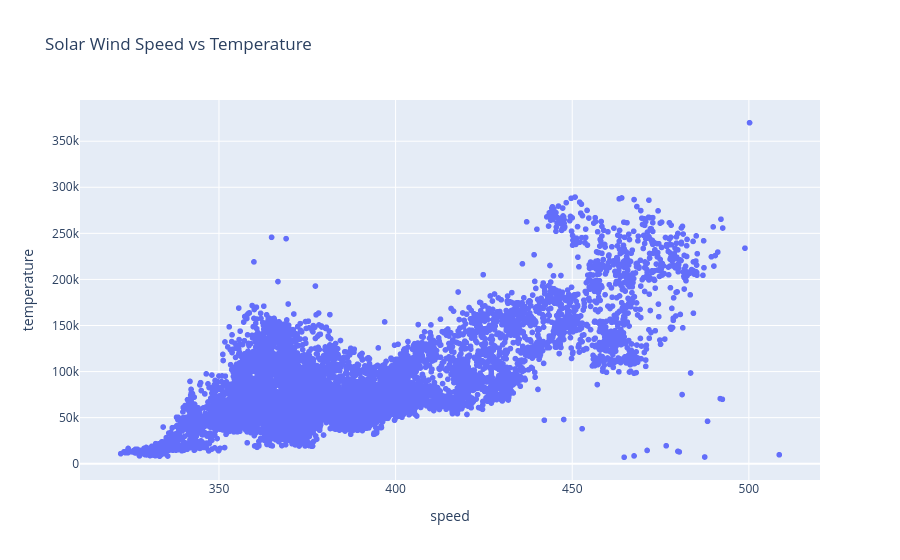

The notebook cell saved with this chart:
### Markdown cell above
Merged Solar Wind and IMF analysis showed that
solar wind speed, density, and temperature have
little relationship with Bz orientation.

The strongest relationship observed was between
speed and temperature (0.81).

This suggests that plasma properties and magnetic
field orientation should be analyzed separately
when assessing space weather conditions.

### Code cell
import plotly.express as px

fig = px.scatter(
    merged_df,
    x="speed",
    y="temperature",
    title="Solar Wind Speed vs Temperature"
)

fig

### Figure 1 — Plotly figure (JSON) as saved in the notebook; plotly's stock layout.template omitted (floating-point values rounded to 4 significant figures; data arrays with more than 128 entries replaced by an {"elided": "..."} marker saying what was removed)
{"data": [{"hovertemplate": "speed=%{x}<br>temperature=%{y}<extra></extra>", "legendgroup": "", "marker": {"color": "#636efa", "symbol": "circle"}, "mode": "markers", "name": "", "showlegend": false, "type": "scattergl", "x": {"elided": "9861 float values"}, "xaxis": "x", "y": {"elided": "9861 int values"}, "yaxis": "y"}], "layout": {"legend": {"tracegroupgap": 0}, "title": {"text": "Solar Wind Speed vs Temperature"}, "xaxis": {"anchor": "y", "domain": [0, 1], "title": {"text": "speed"}}, "yaxis": {"anchor": "x", "domain": [0, 1], "title": {"text": "temperature"}}}}
